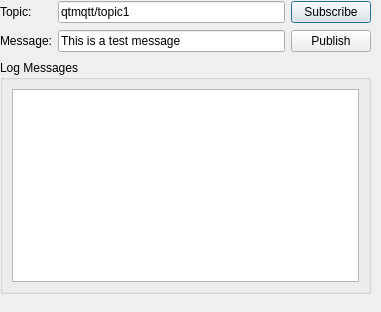
<?xml version="1.0" encoding="UTF-8"?>
<ui version="4.0">
 <class>DebugDialog</class>
 <widget class="QDialog" name="DebugDialog">
  <property name="geometry">
   <rect>
    <x>0</x>
    <y>0</y>
    <width>381</width>
    <height>312</height>
   </rect>
  </property>
  <property name="windowTitle">
   <string>Mqtt Debug</string>
  </property>
  <widget class="QGroupBox" name="groupBox">
   <property name="geometry">
    <rect>
     <x>0</x>
     <y>60</y>
     <width>371</width>
     <height>234</height>
    </rect>
   </property>
   <property name="title">
    <string>Log Messages</string>
   </property>
   <layout class="QHBoxLayout" name="horizontalLayout_2">
    <item>
     <widget class="QPlainTextEdit" name="editLog"/>
    </item>
   </layout>
  </widget>
  <widget class="QWidget" name="layoutWidget">
   <property name="geometry">
    <rect>
     <x>0</x>
     <y>0</y>
     <width>371</width>
     <height>54</height>
    </rect>
   </property>
   <layout class="QGridLayout" name="gridLayout">
    <item row="1" column="1">
     <widget class="QLineEdit" name="lineEditMessage">
      <property name="text">
       <string>This is a test message</string>
      </property>
     </widget>
    </item>
    <item row="1" column="0">
     <widget class="QLabel" name="label_4">
      <property name="text">
       <string>Message:</string>
      </property>
     </widget>
    </item>
    <item row="0" column="2">
     <widget class="QPushButton" name="buttonSubscribe">
      <property name="text">
       <string>Subscribe</string>
      </property>
     </widget>
    </item>
    <item row="1" column="2">
     <widget class="QPushButton" name="buttonPublish">
      <property name="text">
       <string>Publish</string>
      </property>
     </widget>
    </item>
    <item row="0" column="1">
     <widget class="QLineEdit" name="lineEditTopic">
      <property name="text">
       <string>qtmqtt/topic1</string>
      </property>
     </widget>
    </item>
    <item row="0" column="0">
     <widget class="QLabel" name="label_3">
      <property name="text">
       <string>Topic:</string>
      </property>
     </widget>
    </item>
   </layout>
  </widget>
 </widget>
 <resources/>
 <connections/>
</ui>
